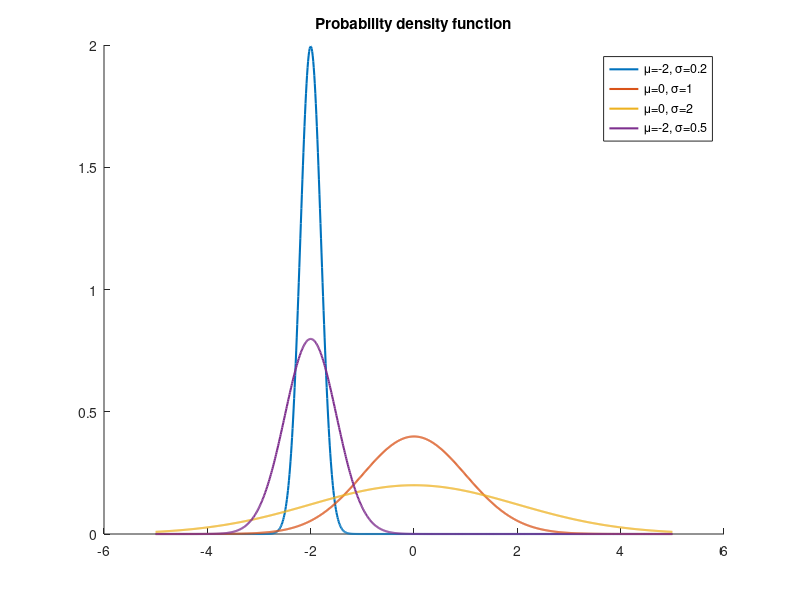
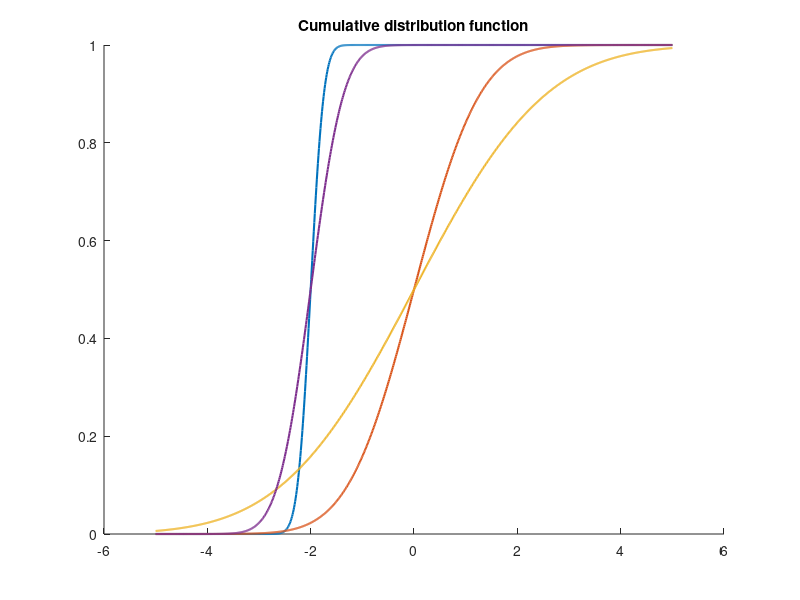

Here is the MATLAB script that generated these plots, in order:
%% NORMAL DISTRIBUTION N(mu,sigma)
% figures with the pdfs and the cdfs
%
%   written by Luca Fenzi - November 18, 2015
%   Contact: fenzi.luca@gmail.com

% Support of the normal distribution
support=-5:0.01:5;

%% Probability density function
% normpdf -> function used to evaluate the exact pdf
hold on
set(0,'defaultlinelinewidth',1.5);
plot(support,normpdf(support,-2,0.2))
plot(support,normpdf(support,0,1))
plot(support,normpdf(support,0,2))
plot(support,normpdf(support,-2,0.5))
legend('\mu=-2, \sigma=0.2', '\mu=0, \sigma=1', '\mu=0, \sigma=2','\mu=-2, \sigma=0.5')
title('Probability density function')


%% Cumulative distribution function
% normcdf -> function used to evaluate the exact cdf
figure
hold on
set(0,'defaultlinelinewidth',1.5);
plot(support,normcdf(support,-2,0.2))
plot(support,normcdf(support,0,1))
plot(support,normcdf(support,0,2))
plot(support,normcdf(support,-2,0.5))
title('Cumulative distribution function')
